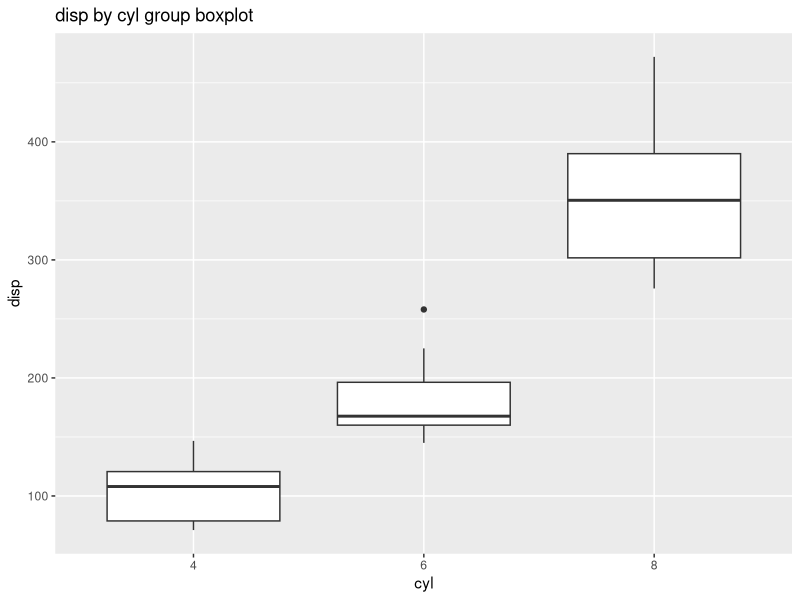
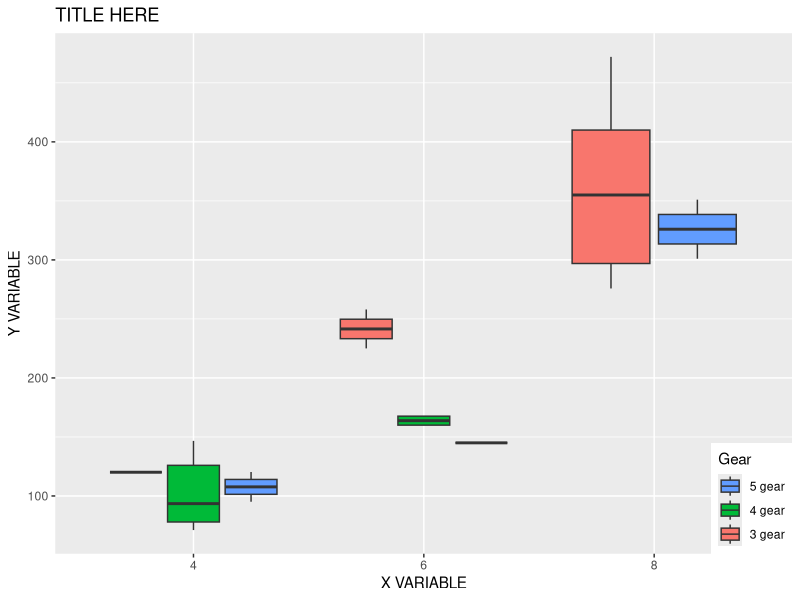
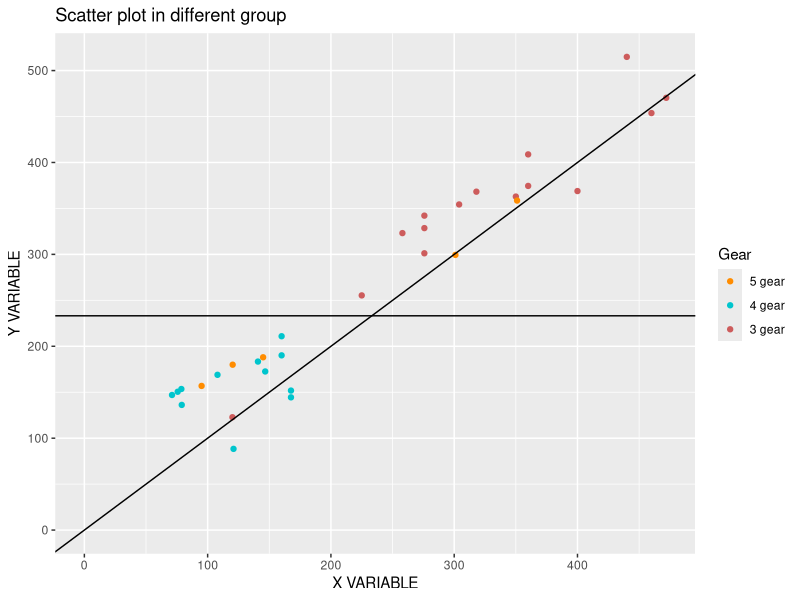
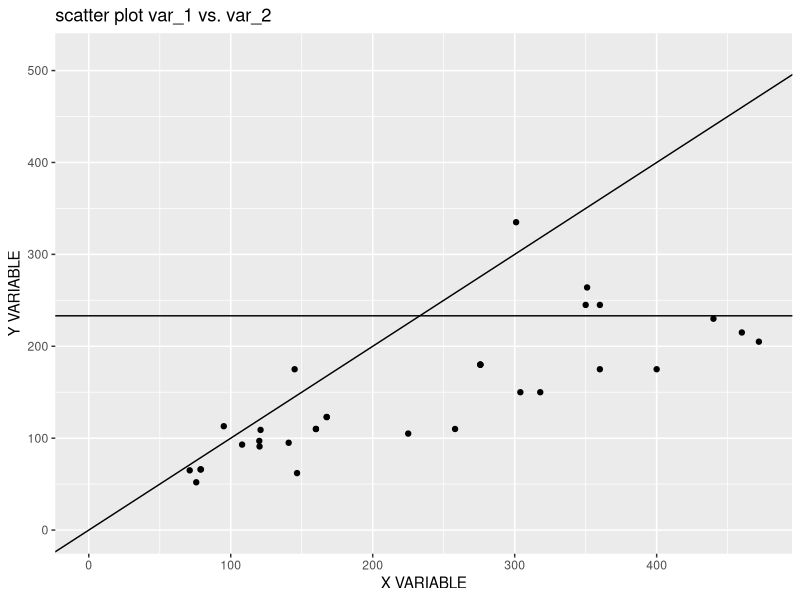
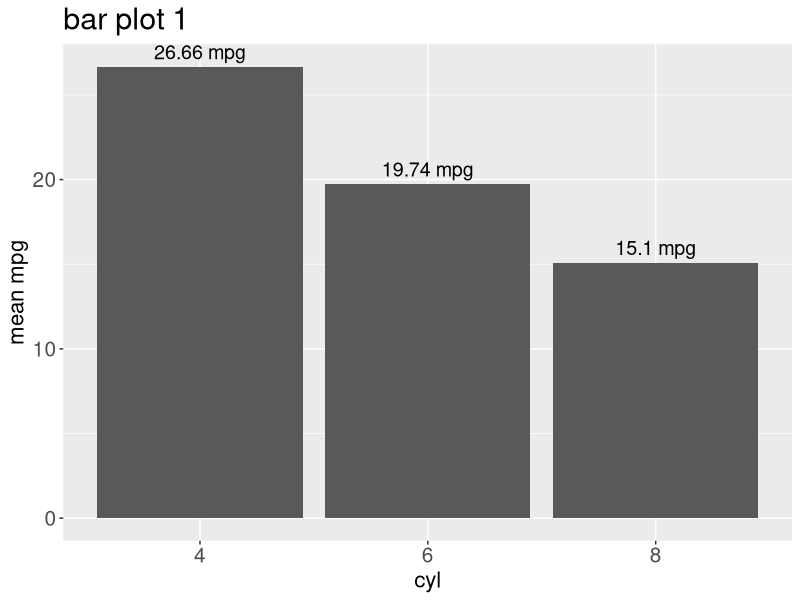
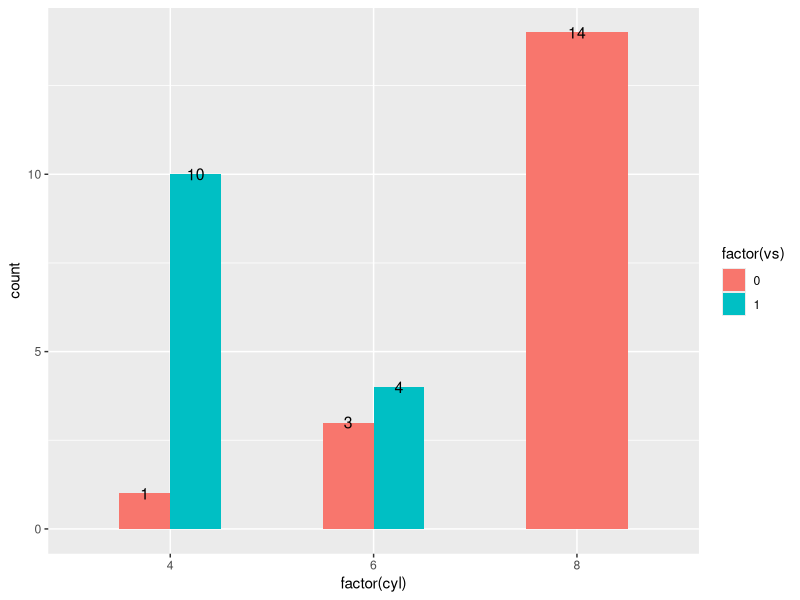
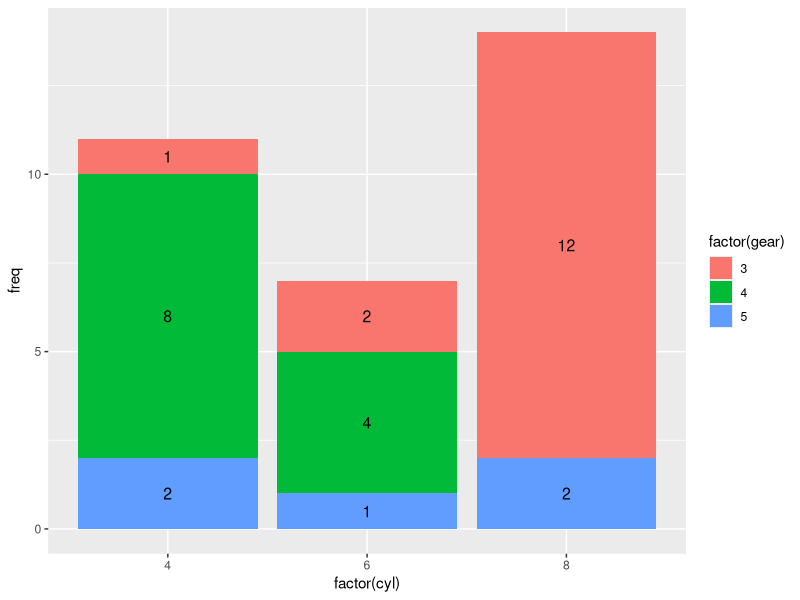
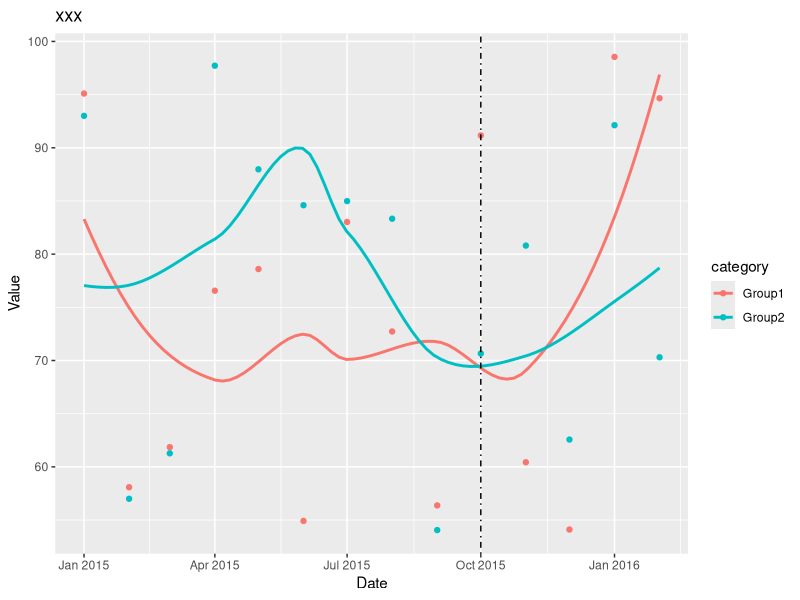

These charts were generated, in order, by the following R code:
data("mtcars")

library(ggplot2)
library(plyr)
library(dplyr)
options(stringsAsFactors = F)

colors <- c('#FA8072', '#4876FF',      '#00C5CD',     '#008B45',        '#B0171F',  
             '#FF8C00',      '#98FB98',   '#D02090')

color_names <- c('salmon',  'royalblue 1' , 'turquoise 3', 'springgreen 3',  'indian red',  
                 'darkorange',   'palegreen', 'violetred')

date_dat <- data.frame(date=rep(seq.Date(as.Date('2015-01-01'), as.Date('2016-02-01'), 'month'), each=2),
                       value=runif(28, min=50, max=100),
                       category=rep(c('Group1','Group2'), 14))


# Boxplot ----------------------------------------------------------------------

# add x, y label and title
ggplot(mtcars, aes(factor(cyl), disp)) +
  geom_boxplot() +
  labs(title = "disp by cyl group boxplot",
       x = "cyl", 
       y = "disp")

# change legend
# Set the "anchoring point" of the legend (bottom-left is 0,0; top-right is 1,1)

ggplot(mtcars, aes(factor(cyl), disp)) +
  geom_boxplot(aes(fill = factor(gear))) +
  scale_fill_discrete(name="Gear",
                      breaks=c('5','4','3'),
                      labels=c("5 gear", "4 gear", "3 gear")) +
  theme(legend.justification=c(1,0), legend.position=c(1,0)) +
  labs(title = "TITLE HERE",
       x = "X VARIABLE", 
       y = "Y VARIABLE")
  # Position legend in graph, where x,y is 0,0 (bottom left) to 1,1 (top right)
  # + theme(legend.position=c(.5, .5))

# Scatter plot -----------------------------------------------------------------

rdm <- runif(nrow(mtcars), min=-50, max=80)
ggplot(mtcars, aes(x=disp, y=disp+rdm, color=factor(gear))) + 
  geom_point() +
  # scale_fill_discrete needs fill = ... to work. Or you can do it manually
  scale_colour_manual(name="Gear",
                      values = color_names[c(6,3,5)],
                      breaks=c('5','4','3'),
                      labels=c("5 gear", "4 gear", "3 gear")) +
  xlim(0, max(mtcars$disp)) +
  ylim(0, max(mtcars$disp+rdm)) +
  # reference lines
  geom_abline(slope = 1, intercept = 0) +
  geom_hline(aes(yintercept=median(mtcars$disp+rdm))) +
  labs(title = "Scatter plot in different group",
       x = "X VARIABLE", 
       y = "Y VARIABLE")


ggplot(mtcars, aes(x=disp, y=hp)) + 
  geom_point() +
  xlim(0, max(mtcars$disp)) +
  ylim(0, max(mtcars$disp+rdm)) +
  # reference lines
  geom_abline(slope = 1, intercept = 0) +
  geom_hline(aes(yintercept=median(mtcars$disp+rdm)))  +
  labs(title = "scatter plot var_1 vs. var_2",
       x = "X VARIABLE", 
       y = "Y VARIABLE")

# Histogram ---------------------------------------------------------------------

mtcars_summary <- mtcars %>% 
  group_by(cyl) %>% 
  summarise(mpg_mean = mean(mpg)) %>% 
  ungroup()

# with labels on top of the histgram bar to indicate values of this bar
ggplot(mtcars_summary, aes(x=as.factor(cyl),y=mpg_mean)) +
  geom_bar(stat="identity") +
  ggtitle("bar plot 1") +
  xlab("cyl") +
  ylab("mean mpg") +
  geom_text(aes(label = paste0(round(mpg_mean, 2)," mpg")), size = 5, hjust = 0.5, vjust = -0.5) + 
  theme(plot.title = element_text(size=22),
        axis.text=element_text(size=15),
        axis.title=element_text(size=16))

# to make bars of all groups of the same width
# label of count on top of the bars
ggplot(mtcars, aes(factor(cyl), fill = factor(vs))) +
  geom_bar(position = "dodge", width = 0.5) +
  geom_text(size = 4, stat='count', aes(label=..count..),  vjust=0.5, colour="black",
            position=position_dodge(.5))

# By default, geom_bar uses stat="bin". This makes the height of each bar equal to the number of cases in each group, and it is incompatible with mapping values to the y aesthetic. If you want the heights of the bars to represent values in the data, use stat="identity"

# stack bar plot
mtcars_summary2 <- mtcars %>% 
  group_by(cyl, gear) %>% 
  summarise(freq = n()) %>% 
  ungroup()
ggplot(mtcars_summary2, 
       aes(x = factor(cyl), y = freq, fill = factor(gear), label = freq)) +
  geom_bar(stat = "identity") +
  geom_text(size = 4, position = position_stack(vjust = 0.5))

# Time series Plot -------------------------------------------------------------

# dot with smooth line
ggplot(date_dat, 
       aes(x=date, y=value, color = category)) +
  geom_point() +
  geom_smooth(method=loess, se = F) +
  geom_vline(xintercept = as.numeric(as.Date('2015-10-01')),
             linetype = 4, 
             colour="black") +
  labs(title = "xxx",
       x = "Date",
       y = "Value") 

# lines 
ggplot(date_dat, 
       aes(x=date, y=value, color = category)) +
  geom_line(size=1) +
  geom_vline(xintercept = as.numeric(as.Date('2015-10-01')),
             linetype = 4, 
             colour="black") +
  labs(title = "xxx",
       x = "Date",
       y = "Value") 

# Density plot, QQ-plot ----------------------------------------------

# density curve only
ggplot(mtcars, aes(disp)) +
  geom_density(adjust= 1) # adjust can be 1/5, 1/2, 1, 2, 3.... etc.

# multiple density curves
ggplot(mtcars, aes(disp, colour = as.factor(cyl))) +
  geom_density() +
  scale_colour_manual(name="cyl",
                      breaks=c('4','6','8'),
                      values = color_names[c(1,4,6)], 
                      labels=c("4 cyl", "6 cyl", "8 cyl"))+
  xlim(min(mtcars$disp), max(mtcars$disp)) +
  labs(title = "multiple density curves",
       x = "X VARIABLE", 
       y = "Y VARIABLE")

# histograms of multiple groups
ggplot(mtcars, aes(x=disp, fill=as.factor(cyl))) +
  geom_histogram(bins = 15, alpha=.5, position="identity") +
  labs(title = "histograms of multiple groups",
       x = "X VARIABLE", 
       y = "Y VARIABLE")

# Density plots of multiple groups
ggplot(mtcars, aes(x=disp, fill=as.factor(cyl))) + 
  geom_density(alpha=.3) +
  labs(title = "Density plots of multiple groups",
       x = "X VARIABLE", 
       y = "Y VARIABLE")

# histogram + density
ggplot(mtcars, aes(disp)) + 
  geom_histogram(aes(y=..density..),      # Histogram with density instead of count on y-axis
                 bins = 15,
                 colour="black", fill="white") +
  geom_density(alpha=0.5, fill="#FF6666") + # Overlay with transparent density plot
  labs(title = "histogram + density",
       x = "X VARIABLE", 
       y = "Y VARIABLE")

# QQ-plot
qqnorm(mtcars$disp)
qqline(mtcars$disp)

# Y variable against all X variables -------------------------------------------

mtcars_sub <- mtcars[c("mpg", "disp", "hp", "drat", "wt", "qsec")]
# scatter matrix
pairs(mtcars_sub)

# correlation matrix
corr_matrix <- cor(mtcars_sub)

check_corr <-data.frame(row=rownames(corr_matrix)[row(corr_matrix)], 
                        col=colnames(corr_matrix)[col(corr_matrix)], 
                        corr=c(corr_matrix))
check_corr <- check_corr %>% 
  filter(abs(corr) > 0.6,
         row > col) 
  

